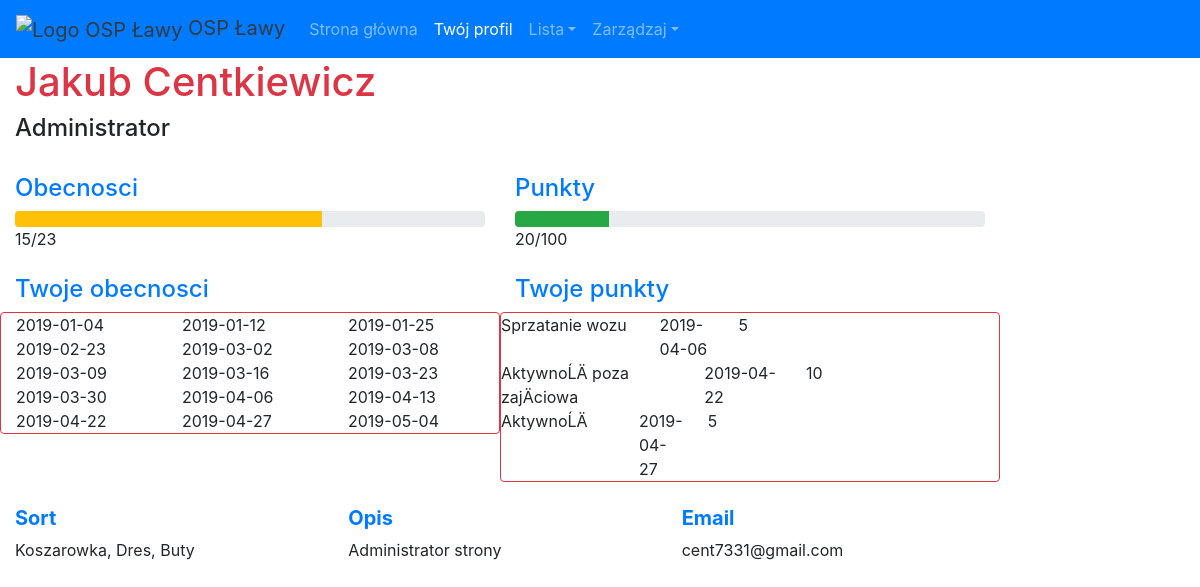
The page /mdp/twoj-profil (signed in) on the database as committed earlier.
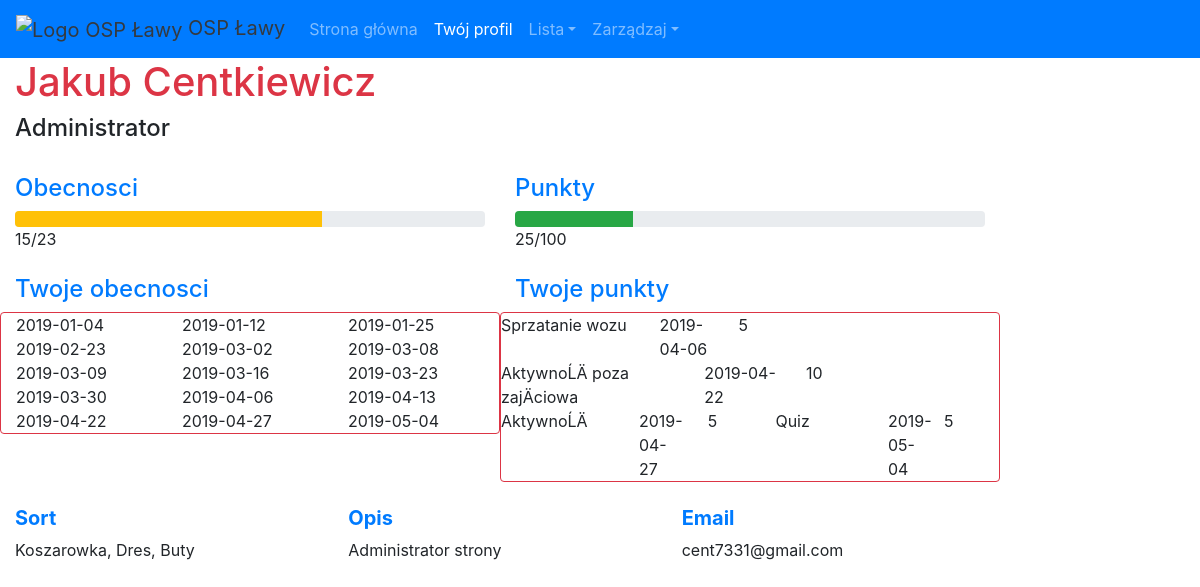
The same page on the database as committed later.
### tables this page shows
CREATE TABLE `obecnosci` (
  `id` int(255) NOT NULL,
  `data_spotkania` varchar(255) NOT NULL,
  `Jakub_Centkiewicz` varchar(255) NOT NULL,
  `Tomasz_Wierucki` varchar(255) NOT NULL,
  `Kacper_Bartnicki` varchar(255) NOT NULL,
  `Kamil_Szurko` varchar(255) DEFAULT NULL,
  `Olivier_Dubicki` varchar(255) DEFAULT NULL,
  `Wiktor_Jakubowski` varchar(255) DEFAULT NULL,
  `Jakub_Czekala` varchar(255) DEFAULT NULL,
  `Bartlomiej_Urbanowski` varchar(255) DEFAULT NULL,
  `Gabriela_ZagĂłrska` varchar(255) DEFAULT NULL,
  `Sebastian_ZagĂłrski` varchar(255) DEFAULT NULL,
  `Dominik_Domanski` varchar(255) DEFAULT NULL,
  `Wojciech_Jakubowski` varchar(255) DEFAULT NULL,
  `Ryszard_Wierucki` varchar(255) DEFAULT NULL,
  `Oliwia_Jakubowska` varchar(255) NOT NULL,
  `Dawid_Bartnicki` varchar(255) NOT NULL,
  `Dawid_Baran` varchar(255) DEFAULT NULL
);

CREATE TABLE `aktywnosc` (
  `id` int(255) NOT NULL,
  `kategoria` varchar(255) NOT NULL,
  `data_dodania` varchar(255) NOT NULL,
  `kto` varchar(255) NOT NULL,
  `ilosc_punktow` varchar(255) NOT NULL
);

### mdp/profil.php (the view, shortened to what the changed rows need)
<!DOCTYPE html>
<html lang="pl_PL">
<head>
    <link rel="stylesheet" href="css/reset.css">
    <link rel="stylesheet" href="css/bootstrap.min.css">
    <link rel="stylesheet" href="css/main.css">
</head>
<body>
    <article>
        <div class="col-md-10 col-centered bg-panel">
            <h1 class="text-danger">
                <?php
                    include("db_login.php");
                    $db = mysqli_connect("$servername", "$username", "$password", "$dbname");
                    echo $_SESSION['kto2'];
                ?>
            </h1>
        </div>
        <br>
        <div class="col-md-10 col-centered bg-panel">
            <div class="row">
                <div class="col-md-6">
                    <?php
                        $sql = "SELECT * FROM obecnosci";
                        $result = mysqli_query($db, $sql);
                        $ile = mysqli_num_rows($result);
                        $procent = 100;
                        echo "<h4 class='text-primary'>Obecnosci</h4>";
                        echo "<div class='progress'><div class='progress-bar bg-warning' role='progressbar' style='min-height: 2vh; width: ".$_SESSION['liczba_obecnosci']/$ile * $procent."%' aria-valuenow='".$_SESSION['liczba_obecnosci']."' aria-valuemin='0' aria-valuemax='".$ile."'></div></div>";
                        echo $_SESSION['liczba_obecnosci']."/".$ile."<br>";
                    ?>
                </div>
                <div class="col-md-6">
                <?php
                        $ile = 100;
                        $procent = 100;
                        echo "<h4 class='text-primary'>Punkty</h4>";
                        echo "<div class='progress'><div class='progress-bar bg-success' role='progressbar' style='min-height: 2vh; width: ".$_SESSION['punkty']/$ile * $procent."%' aria-valuenow='".$_SESSION['punkty']."' aria-valuemin='0' aria-valuemax='".$ile."'></div></div>";
                        echo $_SESSION['punkty']."/".$ile."<br>";
                    ?>
                </div>
            </div>
        </div>
        <br>
        <div class="col-md-10 col-centered bg-panel">
            <div class="row">
                <div class="col-md-6">
                    <div class="row bg-white border border-danger rounded">
                        <?php
                            $kto = $_SESSION['kto'];
                            $sql = "SELECT * FROM `obecnosci` WHERE $kto = 'Tak'";
                            $result = mysqli_query($db, $sql);
                            while($row = mysqli_fetch_array($result, MYSQLI_ASSOC)) {
                            echo "<div class='col-md-4'>".$row['data_spotkania']."</div>";
                            }
                        ?>
                    </div>
                </div>
                <div class="col-md-6">
                    <div class="row bg-white border border-danger rounded">
                        <?php
                            $kto = $_SESSION['kto2'];
                            $sql = "SELECT * FROM aktywnosc WHERE kto = '$kto'";
                            $result = mysqli_query($db, $sql);
                            while($row = mysqli_fetch_array($result, MYSQLI_ASSOC)) {
                            echo "<div class='row'><div class='col-md-6'>".$row['kategoria']."</div><div class='col-md-3'>".$row['data_dodania']."</div><div class='col-md-3'>".$row['ilosc_punktow']."</div></div><hr>";
                            }
                        ?>
                    </div>
                </div>
            </div>
        </div>
        <br>
    </article>
</body>
</html>

Rows that differ between the two databases and show on the page:
added aktywnosc: kategoria "Quiz", data_dodania "2019-05-04", ilosc_punktow "5"
Other text that changed with them:
$_SESSION['punkty']/$ile * $procent: 20 → 25 (drawn)
$_SESSION['punkty']: "20" → "25"
